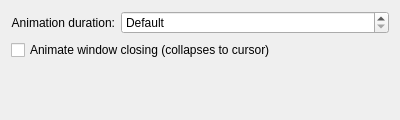
<?xml version="1.0" encoding="UTF-8"?>
<ui version="4.0">
 <class>KWin::GenieOpenEffectConfigForm</class>
 <widget class="QWidget" name="KWin::GenieOpenEffectConfigForm">
  <property name="geometry">
   <rect><x>0</x><y>0</y><width>400</width><height>120</height></rect>
  </property>
  <layout class="QFormLayout" name="formLayout">
   <item row="0" column="0">
    <widget class="QLabel" name="label">
     <property name="text"><string>Animation duration:</string></property>
     <property name="alignment"><set>Qt::AlignRight|Qt::AlignTrailing|Qt::AlignVCenter</set></property>
     <property name="buddy"><cstring>kcfg_Duration</cstring></property>
    </widget>
   </item>
   <item row="0" column="1">
    <widget class="QSpinBox" name="kcfg_Duration">
     <property name="sizePolicy">
      <sizepolicy hsizetype="Expanding" vsizetype="Fixed">
       <horstretch>0</horstretch><verstretch>0</verstretch>
      </sizepolicy>
     </property>
     <property name="specialValueText"><string>Default</string></property>
     <property name="suffix"><string> ms</string></property>
     <property name="maximum"><number>5000</number></property>
     <property name="singleStep"><number>50</number></property>
    </widget>
   </item>
   <item row="1" column="0" colspan="2">
    <widget class="QCheckBox" name="kcfg_CloseAnimation">
     <property name="text"><string>Animate window closing (collapses to cursor)</string></property>
    </widget>
   </item>
  </layout>
 </widget>
 <resources/>
 <connections/>
</ui>
